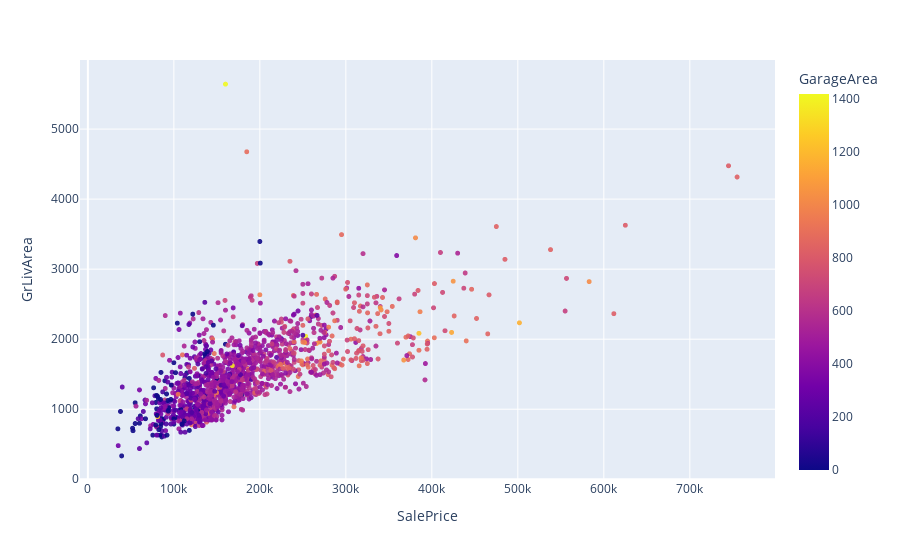

The code cell stored with this chart in its notebook:
### Code cell
fig = px.scatter(prices_df, x = "SalePrice",y = "GrLivArea",color = "GarageArea",opacity=0.9, hover_data = ["SaleCondition"])
fig.update_traces(marker_size=5)
fig.show()

### Figure 1 — Plotly figure (JSON) as saved in the notebook; plotly's stock layout.template omitted (floating-point values rounded to 4 significant figures; data arrays with more than 128 entries replaced by an {"elided": "..."} marker saying what was removed)
{"data": [{"customdata": {"elided": "1460x1 str values"}, "hovertemplate": "SalePrice=%{x}<br>GrLivArea=%{y}<br>SaleCondition=%{customdata[0]}<br>GarageArea=%{marker.color}<extra></extra>", "legendgroup": "", "marker": {"color": {"elided": "1460 int values"}, "coloraxis": "coloraxis", "opacity": 0.9, "size": 5, "symbol": "circle"}, "mode": "markers", "name": "", "showlegend": false, "type": "scattergl", "x": {"elided": "1460 int values"}, "xaxis": "x", "y": {"elided": "1460 int values"}, "yaxis": "y"}], "layout": {"coloraxis": {"colorbar": {"title": {"text": "GarageArea"}}, "colorscale": [[0, "#0d0887"], [0.1111, "#46039f"], [0.2222, "#7201a8"], [0.3333, "#9c179e"], [0.4444, "#bd3786"], [0.5556, "#d8576b"], [0.6667, "#ed7953"], [0.7778, "#fb9f3a"], [0.8889, "#fdca26"], [1, "#f0f921"]]}, "legend": {"tracegroupgap": 0}, "margin": {"t": 60}, "xaxis": {"anchor": "y", "domain": [0, 1], "title": {"text": "SalePrice"}}, "yaxis": {"anchor": "x", "domain": [0, 1], "title": {"text": "GrLivArea"}}}}
